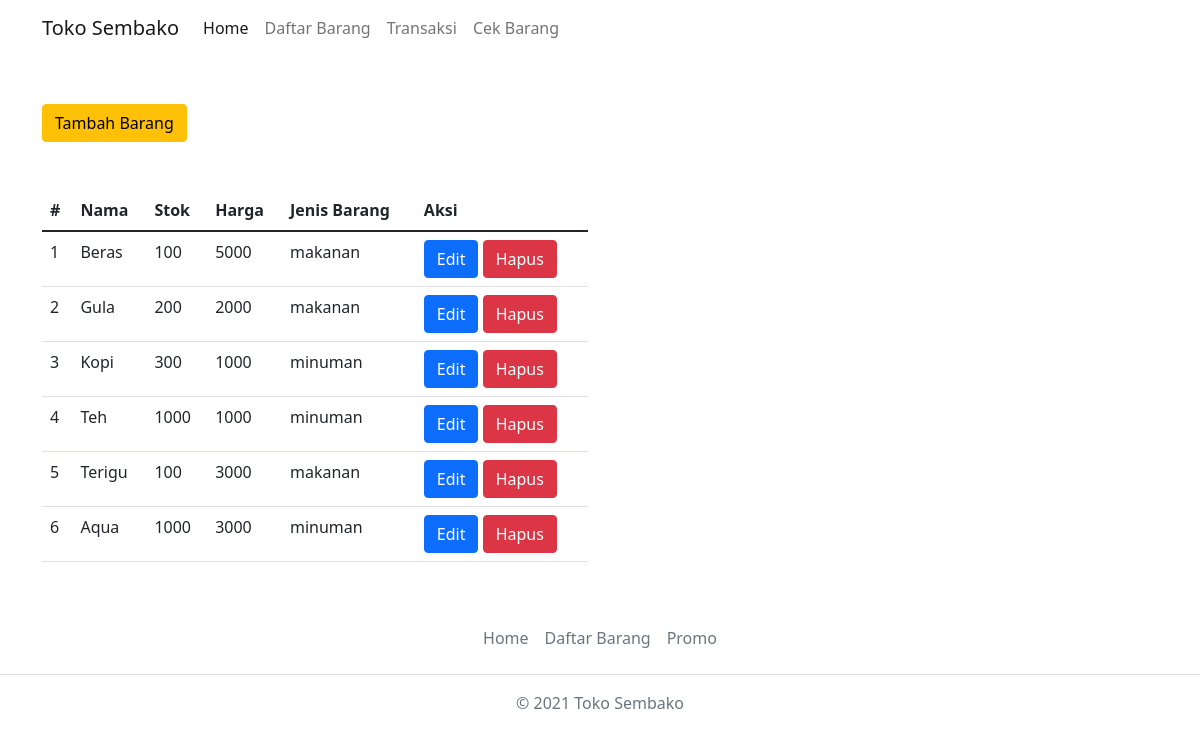
The page / on the database its author committed.
### tables this page shows
CREATE TABLE `barang` (
  `id_barang` int(11) NOT NULL,
  `nama` varchar(225) NOT NULL,
  `stok` int(11) NOT NULL,
  `harga` varchar(225) NOT NULL,
  `jenis_barang` enum('makanan','minuman') NOT NULL
);

### index.php (the view, shortened to what this page needs)
<!DOCTYPE html>
<html lang="en">
<head>
  <link href="https://cdn.jsdelivr.net/npm/bootstrap@5.1.3/dist/css/bootstrap.min.css" rel="stylesheet"
>
</head>
<body>
  <nav class="navbar navbar-expand-lg navbar-light">
    <div class="container">
      <a class="navbar-brand" href="#">Toko Sembako</a>
      <div class="collapse navbar-collapse" id="navbarNavAltMarkup">
        <div class="navbar-nav">
          <a class="nav-link active" aria-current="page" href="#">Home</a>
          <a class="nav-link" href="#">Daftar Barang</a>
          <a class="nav-link" href="#">Transaksi</a>
          <a class="nav-link" href="#">Cek Barang</a>
        </div>
      </div>
    </div>
  </nav>
  <main class="container">
    <div class="row  mt-5">
      <div class="col-md-6">
        <a href="form_input.php" class="btn btn-warning mb-5">Tambah Barang</a>
        <table class="table">
          <thead>
            <tr>
              <th scope="col">#</th>
              <th scope="col">Nama</th>
              <th scope="col">Stok</th>
              <th scope="col">Harga</th>
              <th scope="col">Jenis Barang</th>
              <th scope="col">Aksi</th>
            </tr>
          </thead>
          <tbody>
            <?php
            include 'koneksi.php';
            $query = "select * from barang";
            $data = mysqli_query($mysqli, $query);
            $i =1;
            foreach ($data as $d) {
           ?>
            <tr>
              <td><?= $i;  ?></td>
              <td><?= $d['nama']; ?></td>
              <td><?= $d['stok']; ?></td>
              <td><?= $d['harga']; ?></td>
              <td><?= $d['jenis_barang']; ?></td>
              <td>
                <a href="form_edit.php?id_barang=<?= $d['id_barang']; ?>" class="btn btn-primary">Edit</a>
                <button class="btn btn-danger" type="button" data-bs-target="#exampleModal"
                  data-bs-toggle="modal">Hapus</button>
              </td>
            </tr>
            <?php
            $i++;
          }
           ?>
          </tbody>
        </table>
      </div>
    </div>
  </main>
  <footer class="py-3 my-4">
    <ul class="nav justify-content-center border-bottom pb-3 mb-3">
      <li class="nav-item"><a href="#" class="nav-link px-2 text-muted">Home</a></li>
      <li class="nav-item"><a href="#" class="nav-link px-2 text-muted">Daftar Barang</a></li>
      <li class="nav-item"><a href="#" class="nav-link px-2 text-muted">Promo</a></li>
    </ul>
    <p class="text-center text-muted">© 2021 Toko Sembako</p>
  </footer>
</body>
</html>

### rows shown on the page
barang: nama "Beras", stok "100", harga "5000", jenis_barang "makanan"
barang: nama "Gula", stok "200", harga "2000", jenis_barang "makanan"
barang: nama "Kopi", stok "300", harga "1000", jenis_barang "minuman"
barang: nama "Teh", stok "1000", harga "1000", jenis_barang "minuman"
barang: nama "Terigu", stok "100", harga "3000", jenis_barang "makanan"
barang: nama "Aqua", stok "1000", harga "3000", jenis_barang "minuman"
